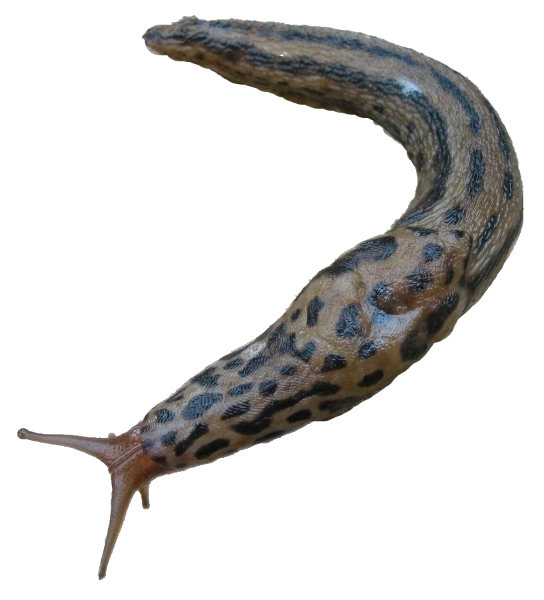
#> input picture homework2/images/templates/limax_1.png, 544 x 600 px; its folder holds only this picture in this run
$ python ex1.py
#> lines starting #> are read from the running program, lines starting #| are printed output that depends on the picture
from PIL import Image
import os

# Resize for neural network training
input_path = 'images/templates/'
images_original = os.listdir(input_path)

for i in range(0, len(images_original)):
    print(input_path + images_original[i])
    image_name = images_original[i].split('.')[0]

    # Load image
    image = Image.open(input_path + images_original[i])
#> image is the input picture: PIL image 544x600 RGBA; mean R, G, B, A 22.1, 21.2, 20.1, 61.7

    # Create image and copy transparent image there, transparent images will have same background color
    new_image = Image.new("RGBA", image.size, "BLACK")
    new_image.paste(image, (0, 0), image)
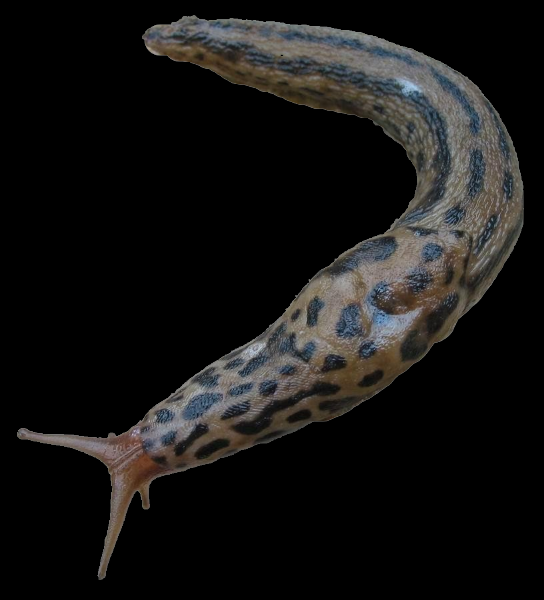
#> new_image: PIL image 544x600 RGBA; mean R, G, B, A 21.4, 20.5, 19.6, 254; transparent parts drawn white

    # Resizes, but also stretches
    new_image = image.resize((1024, 1024))
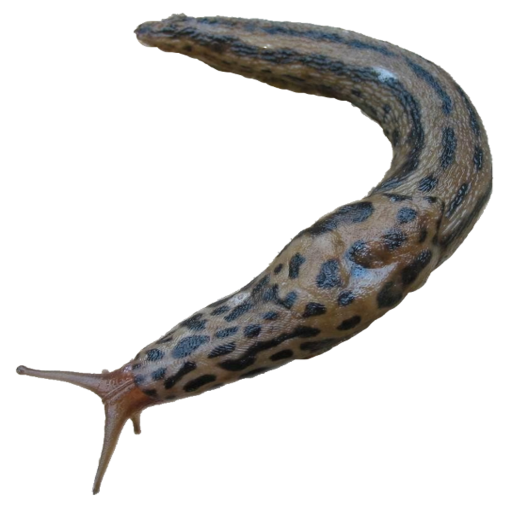
#> new_image: PIL image 1024x1024 RGBA (shown at 1/2 size); mean R, G, B, A 22.4, 21.4, 20.3, 61.8; transparent parts drawn white

    # Convert to RGB image, loses transparency
    new_image = new_image.convert('RGB')
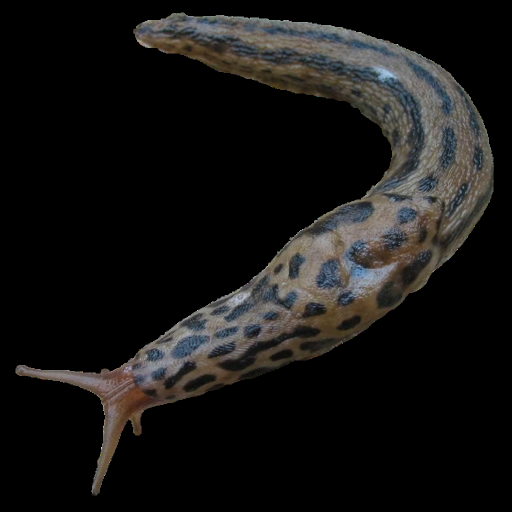
#> new_image: PIL image 1024x1024 RGB (shown at 1/2 size); mean R, G, B 22.4, 21.4, 20.3

    new_image.save('images/train/{}.png'.format(image_name))

$ run again, on homework2/images/templates/limax_13.png
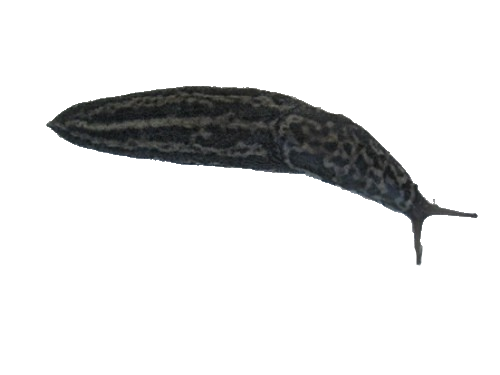
#> input picture homework2/images/templates/limax_13.png, 500 x 375 px
#> image is the input picture: PIL image 500x375 RGBA; mean R, G, B, A 6.6, 6.9, 7, 33.7
#> `new_image = image.resize((1024, 1024))`:
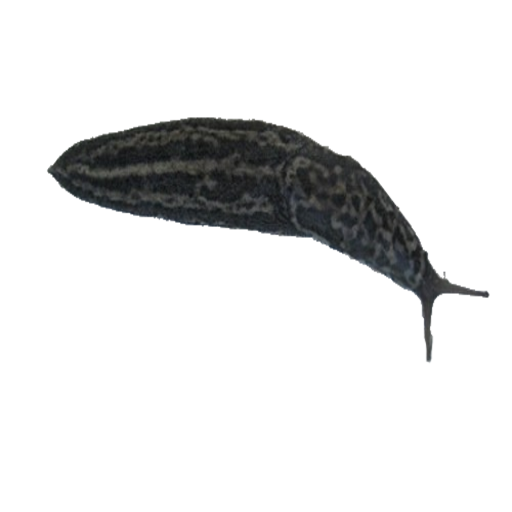
#> new_image: PIL image 1024x1024 RGBA (shown at 1/2 size); mean R, G, B, A 6.8, 7.1, 7.2, 33.7; transparent parts drawn white
#> `new_image = new_image.convert('RGB')`:
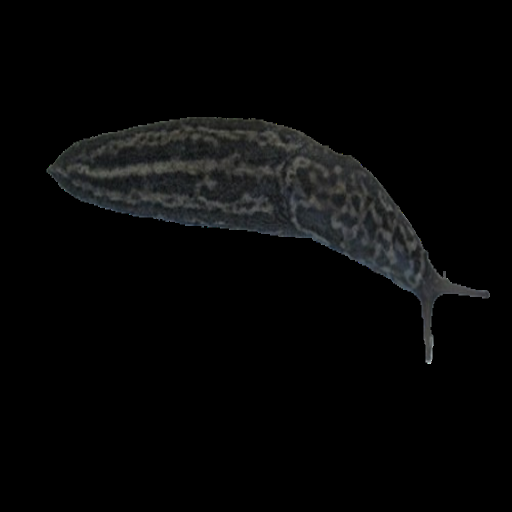
#> new_image: PIL image 1024x1024 RGB (shown at 1/2 size); mean R, G, B 6.8, 7.1, 7.2

$ run again, on homework2/images/templates/limax_14.png
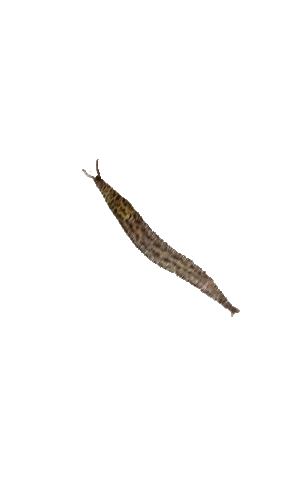
#> input picture homework2/images/templates/limax_14.png, 281 x 500 px
#> image is the input picture: PIL image 281x500 RGBA; mean R, G, B, A 2.7, 2.2, 1.7, 6.2
#> `new_image = image.resize((1024, 1024))`:
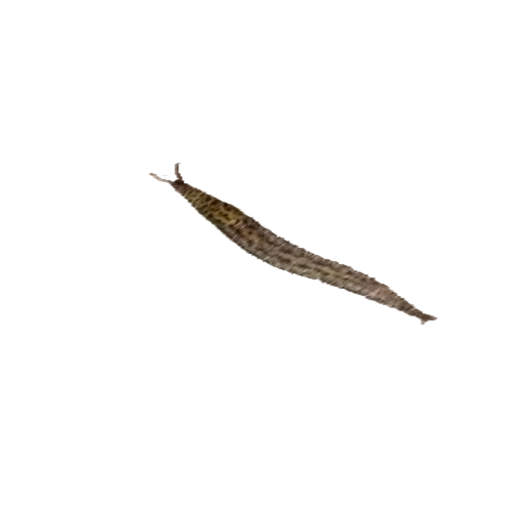
#> new_image: PIL image 1024x1024 RGBA (shown at 1/2 size); mean R, G, B, A 2.9, 2.4, 1.9, 6.2; transparent parts drawn white
#> `new_image = new_image.convert('RGB')`:
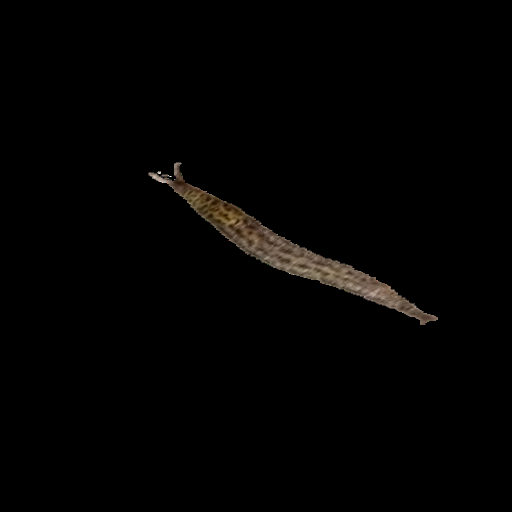
#> new_image: PIL image 1024x1024 RGB (shown at 1/2 size); mean R, G, B 2.9, 2.4, 1.9

$ run again, on homework2/images/templates/limax_15.png
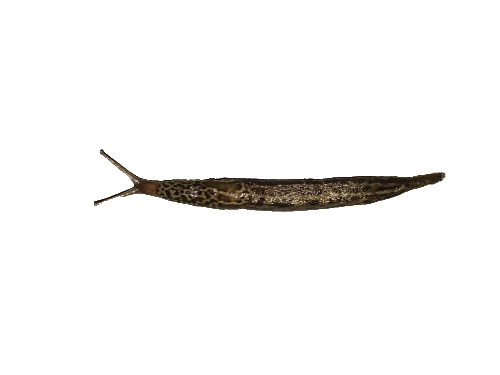
#> input picture homework2/images/templates/limax_15.png, 500 x 375 px
#> image is the input picture: PIL image 500x375 RGBA; mean R, G, B, A 3.2, 2.5, 1.8, 11
#> `new_image = image.resize((1024, 1024))`:
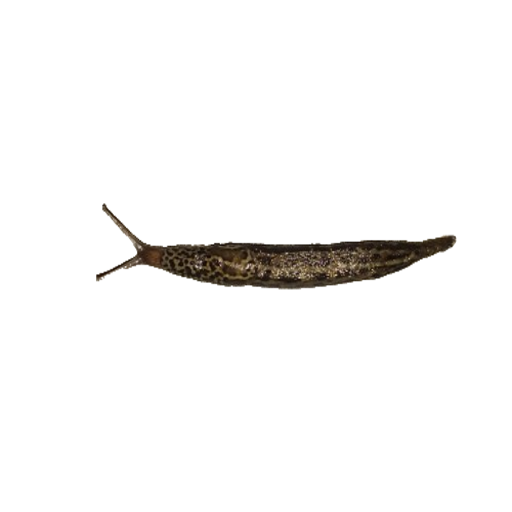
#> new_image: PIL image 1024x1024 RGBA (shown at 1/2 size); mean R, G, B, A 3.3, 2.7, 1.9, 11; transparent parts drawn white
#> `new_image = new_image.convert('RGB')`:
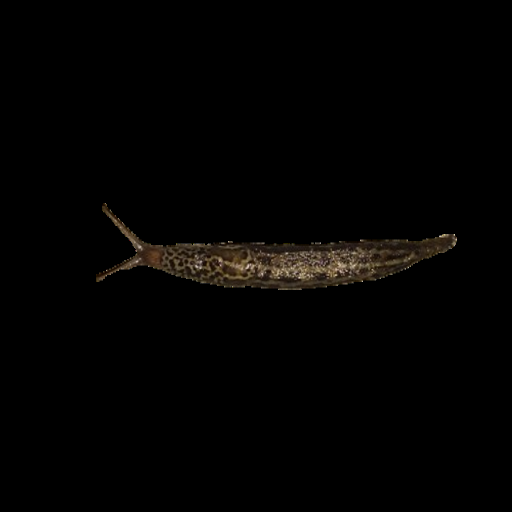
#> new_image: PIL image 1024x1024 RGB (shown at 1/2 size); mean R, G, B 3.3, 2.7, 1.9

$ run again, on homework2/images/templates/limax_10.png
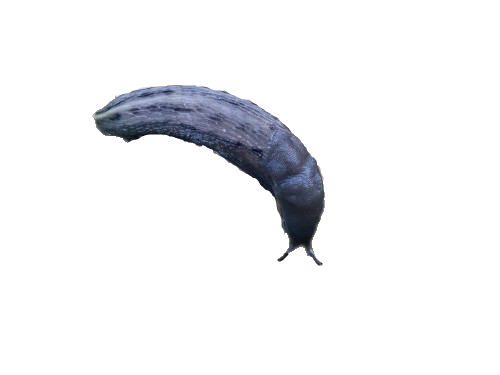
#> input picture homework2/images/templates/limax_10.png, 500 x 375 px
#> image is the input picture: PIL image 500x375 RGBA; mean R, G, B, A 6.8, 7.4, 9.3, 20
#> `new_image = image.resize((1024, 1024))`:
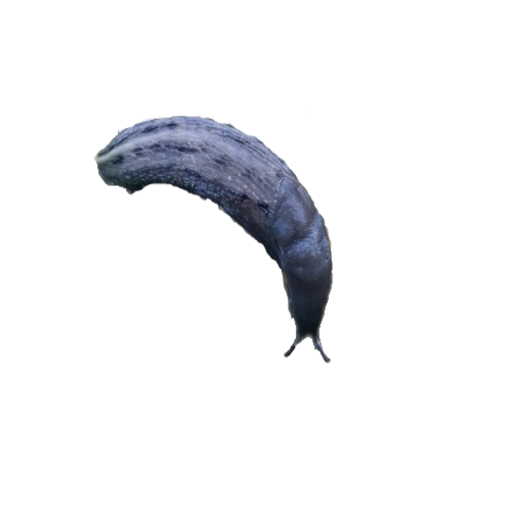
#> new_image: PIL image 1024x1024 RGBA (shown at 1/2 size); mean R, G, B, A 6.9, 7.5, 9.5, 20; transparent parts drawn white
#> `new_image = new_image.convert('RGB')`:
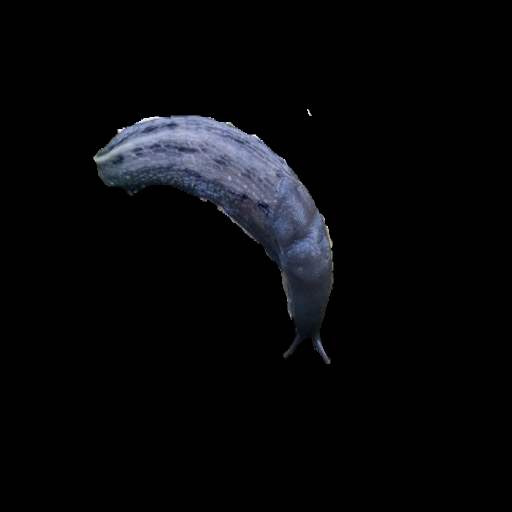
#> new_image: PIL image 1024x1024 RGB (shown at 1/2 size); mean R, G, B 6.9, 7.5, 9.5
